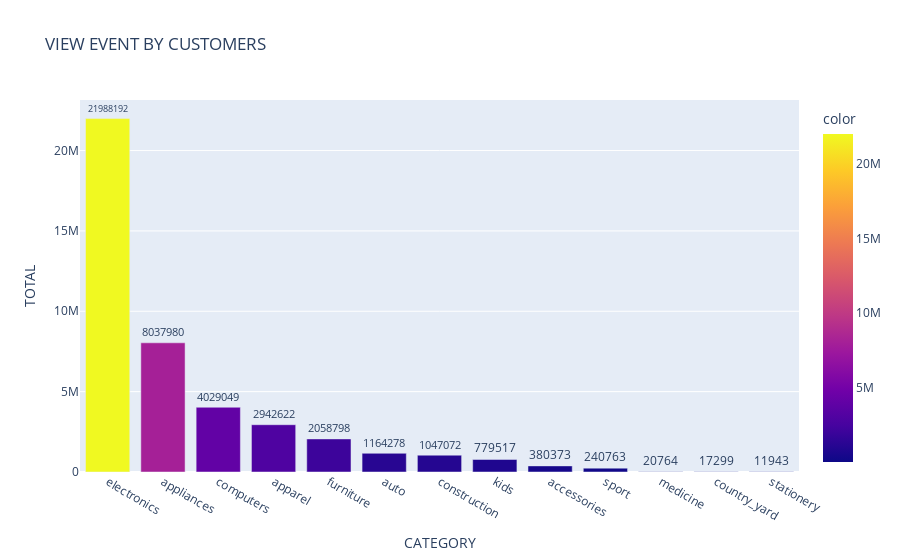

Notebook source saved alongside this figure:
### Code cell
bar_view_catP = px.bar(x = df_view_catP.category,
                       y = df_view_catP.total,
                       text = df_view_catP.total,
                       color= df_view_catP.total,
                       title = 'VIEW EVENT BY CUSTOMERS')

bar_view_catP.update_layout(xaxis_title = 'CATEGORY',
                            yaxis_title = 'TOTAL',
                            xaxis = {'categoryorder':'total descending'})

bar_view_catP.update_traces(textposition='outside')

bar_view_catP.show()

### Figure 1 — Plotly figure (JSON) as saved in the notebook; plotly's stock layout.template omitted (floating-point values rounded to 4 significant figures)
{"data": [{"alignmentgroup": "True", "hovertemplate": "x=%{x}<br>y=%{y}<br>text=%{text}<br>color=%{marker.color}<extra></extra>", "legendgroup": "", "marker": {"color": [2058798, 1164278, 11943, 380373, 779517, 8037980, 21988192, 1047072, 20764, 17299, 240763, 4029049, 2942622], "coloraxis": "coloraxis", "pattern": {"shape": ""}}, "name": "", "offsetgroup": "", "orientation": "v", "showlegend": false, "text": [2058798, 1164278, 11943, 380373, 779517, 8037980, 21988192, 1047072, 20764, 17299, 240763, 4029049, 2942622], "textposition": "outside", "type": "bar", "x": ["furniture", "auto", "stationery", "accessories", "kids", "appliances", "electronics", "construction", "medicine", "country_yard", "sport", "computers", "apparel"], "xaxis": "x", "y": [2058798, 1164278, 11943, 380373, 779517, 8037980, 21988192, 1047072, 20764, 17299, 240763, 4029049, 2942622], "yaxis": "y"}], "layout": {"barmode": "relative", "coloraxis": {"colorbar": {"title": {"text": "color"}}, "colorscale": [[0, "#0d0887"], [0.1111, "#46039f"], [0.2222, "#7201a8"], [0.3333, "#9c179e"], [0.4444, "#bd3786"], [0.5556, "#d8576b"], [0.6667, "#ed7953"], [0.7778, "#fb9f3a"], [0.8889, "#fdca26"], [1, "#f0f921"]]}, "legend": {"tracegroupgap": 0}, "title": {"text": "VIEW EVENT BY CUSTOMERS"}, "xaxis": {"anchor": "y", "categoryorder": "total descending", "domain": [0, 1], "title": {"text": "CATEGORY"}}, "yaxis": {"anchor": "x", "domain": [0, 1], "title": {"text": "TOTAL"}}}}
